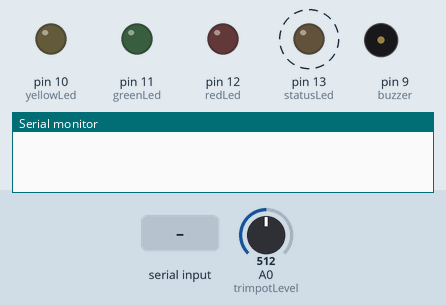
Recording of a sketch running on a simulated Arduino Uno, built with avr-gcc and run on an emulated ATmega328P. Shown: output pins drawn as LEDs (lit = HIGH), buzzer (waves = sounding), the last lines printed to the serial monitor. Dashed ring = blinking. The inputs (shaded band) are chosen by the test bench; at power-on: A0 (trimpotLevel) = 512.

Above: at 1.2 s.
1.3 s: "b\n" received over Serial
At 1.71 s:
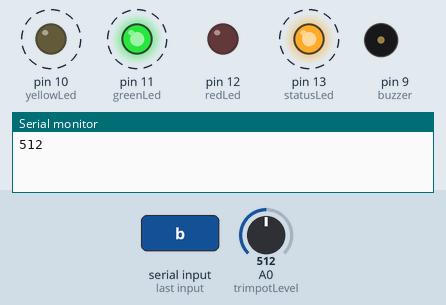
4.3 s: byte 10 ('\n') received over Serial
At 4.75 s:
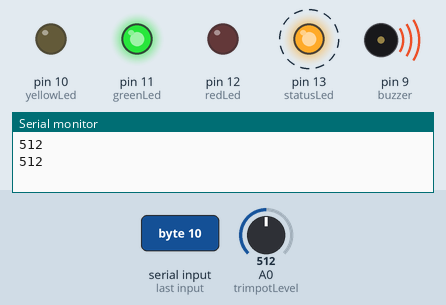
7.3 s: byte 10 ('\n') received over Serial
At 7.75 s:
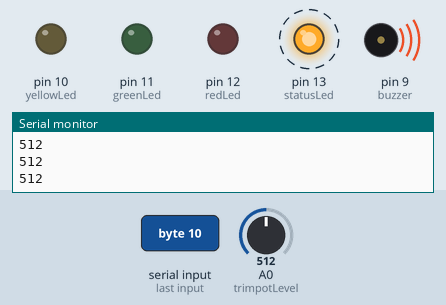
10.3 s: "y\n" received over Serial
At 10.8 s:
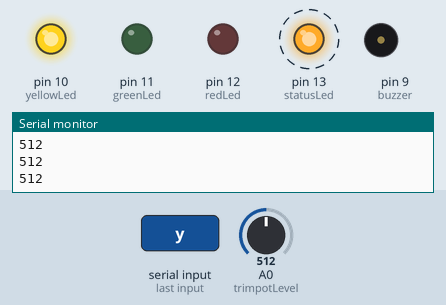
13.3 s: "g\n" received over Serial
At 14.4 s:
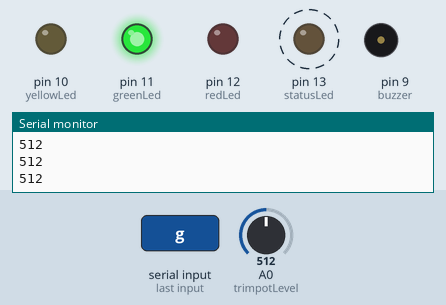
Timing chart, 0 to 17.3 s (numbered marks = the images above; inputs shaded):
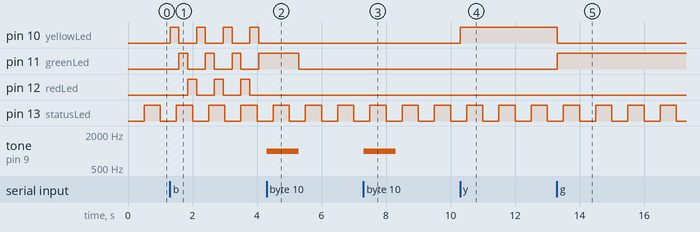

The sketch:

Exercicio_Serial.ino
```cpp
const int yellowLed = 10; //Led amarelo está no pino 10
const int greenLed = 11; //Led verde está no pino 11
const int redLed = 12; //Led vermelho está no pino 12
const int buzzer = 9;

const int trimpotLevel = 0;
long buzzerFrequency = 1000;

const int statusLed = LED_BUILTIN; //Led para sinalizar que o programa está rodando (pino 13)
int statusLedState = LOW; //Inicializa o estado do Led de status
unsigned long previousMillisState = 0; //Variável auxiliar para registrar a ultima vez que o led de status mudou
const long intervalState = 500; //Ajuste de frequencia do led de status

//Estados da máquina de estados
const int LEDSOFF = 0x00;
const int YELLOWLEDON = 0x01;
const int GREENLEDON = 0x02;
const int REDLEDON = 0x04;
const int BUZZER = 0x08;
const int BUZZERCONTINUOS = 0x10;
const int LEDSBLINKING = 0xff;

//Variável de controle da máquina de estados
int machineState = LEDSOFF;

int ledState = LOW;// Registro de qual Led está aceso, LOW=nenhum led aceso
unsigned long previousMillis = 0;//Variável auxiliar para registrar a ultima vez que o led de status mudou
long interval = 500;//Ajuste de frequencia do led de status

String inputString = "";         // a String to hold incoming data
boolean stringComplete = false;  // whether the string is complete

int buzzerState = LOW;
unsigned long previousMillisBuzzer = 0;

void setup() {
  Serial.begin(9600);
  pinMode(yellowLed, OUTPUT);
  pinMode(greenLed, OUTPUT);
  pinMode(redLed, OUTPUT);
  pinMode(statusLed, OUTPUT);
  inputString.reserve(200);
  analogReference(DEFAULT);
}

void loop() {

  unsigned long currentMillisState = millis();
  if(currentMillisState - previousMillisState >= intervalState){
    previousMillisState = currentMillisState;
    if(statusLedState)
      statusLedState = LOW;
    else
      statusLedState = HIGH;

    digitalWrite(statusLed, statusLedState);
  }


  unsigned long currentMillis = millis();
  unsigned long currentMillisBuzzer = millis();

  switch(machineState){
    case LEDSOFF:
      apagaLeds(yellowLed, greenLed, redLed);
      ledState = LOW;
      noTone(buzzer);
      break;
    case YELLOWLEDON:
      acendeApagaLed(yellowLed, greenLed, redLed);
      ledState = yellowLed;
      noTone(buzzer);
      break;
    case GREENLEDON:
      acendeApagaLed(greenLed, yellowLed, redLed);
      ledState = greenLed;
      noTone(buzzer);
      break;
    case REDLEDON:
      acendeApagaLed(redLed, yellowLed, greenLed);
      ledState = redLed;
      noTone(buzzer);
      break;
    case LEDSBLINKING:
      currentMillis = millis();
      if(currentMillis - previousMillis >= interval){
        previousMillis = currentMillis;
        if(ledState == LOW || ledState == redLed)
          ledState = yellowLed;
        else if(ledState == yellowLed)
          ledState = greenLed;
        else if(ledState == greenLed)
          ledState = redLed;
        switch(ledState){
          case LOW:
            apagaLeds(yellowLed, greenLed, redLed);
            break;
          case yellowLed:
            acendeApagaLed(yellowLed, greenLed, redLed);
            break;
          case greenLed:
            acendeApagaLed(greenLed, yellowLed, redLed);
            break;
          case redLed:
            acendeApagaLed(redLed, yellowLed, greenLed);
            break;
        }
      }
      interval = map(analogRead(trimpotLevel),0,1023,50,500);
      noTone(buzzer);
      break;
    case BUZZER:
      currentMillisBuzzer = millis();
      if(currentMillisBuzzer - previousMillisBuzzer >= 1000){
        noTone(buzzer);
        machineState = LEDSOFF;
      }
      break;
    case BUZZERCONTINUOS:
      tone(buzzer, buzzerFrequency);
      buzzerFrequency = map(analogRead(trimpotLevel),0,1023,2300,300);
      break;
  }

  if (stringComplete) {
    if(inputString.equalsIgnoreCase("y")||inputString.equalsIgnoreCase("yellow"))
      machineState = YELLOWLEDON;
    else if(inputString.equalsIgnoreCase("g")||inputString.equalsIgnoreCase("green"))
      machineState = GREENLEDON;
    else if(inputString.equalsIgnoreCase("r")||inputString.equalsIgnoreCase("red"))
      machineState = REDLEDON;
    else if(inputString.equalsIgnoreCase("b")||inputString.equalsIgnoreCase("blink"))
      machineState = LEDSBLINKING;
    else if(inputString.equalsIgnoreCase("s")||inputString.equalsIgnoreCase("stop"))
      machineState = LEDSOFF;
    else if(inputString.equalsIgnoreCase("Buzzer"))
      machineState = BUZZERCONTINUOS;
    else{
      machineState = BUZZER;
      tone(buzzer,1000);
      previousMillisBuzzer = millis();
    }
    // clear the string:
    inputString = "";
    stringComplete = false;
  }

  /*if (Serial.available()) {
    char texto = Serial.read();
    if(texto == 'Y' || texto == 'y')
      machineState = YELLOWLEDON;
    else if(texto == 'G' || texto == 'g')
      machineState = GREENLEDON;
    else if(texto == 'R' || texto == 'r')
      machineState = REDLEDON;
    else if(texto == 'B' || texto == 'b')
      machineState = LEDSBLINKING;
    else if(texto=='S' || texto=='s')
      machineState = LEDSOFF;
  }*/
}

void serialEvent() {
  while (Serial.available()) {
    // get the new byte:
    char inChar = (char)Serial.read();
    // if the incoming character is a newline, set a flag so the main loop can
    // do something about it:
    if (inChar == '\n') {
      Serial.println(analogRead(trimpotLevel),DEC);
      stringComplete = true;
    }
    else{// add it to the inputString:
      inputString += inChar;
    }
  }
}

void acendeApagaLed(int ledAceso, int ledApagado1, int ledApagado2){
  digitalWrite(ledAceso, HIGH);
  digitalWrite(ledApagado1, LOW);
  digitalWrite(ledApagado2, LOW);
  return;
}

void apagaLeds(int led1, int led2, int led3){
  digitalWrite(led1, LOW);
  digitalWrite(led2, LOW);
  digitalWrite(led3, LOW);
  return;
}
```

Measured:
- after the input at 1.3 s, pin 10 (yellowLed): alternates HIGH for 0.28 s and LOW for 0.55 s, starting at once; pin 11 (greenLed): alternates HIGH for 0.27 s and LOW for 0.55 s, starting after 0.28 s; pin 12 (redLed): alternates HIGH for 0.28 s and LOW for 0.55 s, starting after 0.55 s
- after the input at 4.3 s, pin 10 (yellowLed), pin 12 (redLed): stops changing and stays LOW; tone on pin 9 (buzzer): silent → 1000 Hz at once, → silent 1.0 s later
- after the input at 7.3 s, tone on pin 9 (buzzer): silent → 1000 Hz at once, → silent 1.0 s later
- after the input at 10.3 s, pin 10 (yellowLed): LOW → HIGH at once
- after the input at 13.3 s, pin 10 (yellowLed): HIGH → LOW at once; pin 11 (greenLed): LOW → HIGH at once
- by itself, pin 13 (statusLed): alternates HIGH for 0.50 s and LOW for 0.50 s
